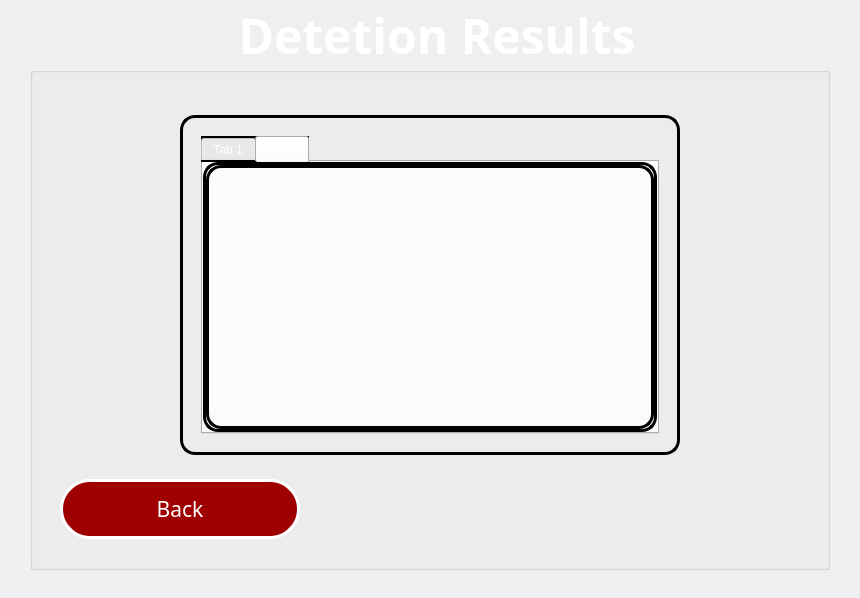
<?xml version="1.0" encoding="UTF-8"?>
<ui version="4.0">
    <class>DetectionResultsWindow</class>
    <widget class="QMainWindow" name="DetectionResultsWindow">
        <property name="geometry">
            <rect>
                <x>0</x>
                <y>0</y>
                <width>860</width>
                <height>598</height>
            </rect>
        </property>
        <property name="windowTitle">
            <string>Detection Results</string>
        </property>
        <widget class="QWidget" name="centralwidget">
            <widget class="QLabel" name="backgroundImg">
                <property name="geometry">
                    <rect>
                        <x>0</x>
                        <y>0</y>
                        <width>860</width>
                        <height>600</height>
                    </rect>
                </property>
                <property name="text">
                    <string/>
                </property>
                <property name="pixmap">
                    <pixmap>D:/My Documents/Studies/Semester_9/פרויקט מסכם - שלב
                        ב/backgrounds/f16d58dc1eb441fed4adb4435f532ad0.jpg
                    </pixmap>
                </property>
                <property name="scaledContents">
                    <bool>true</bool>
                </property>
            </widget>
            <widget class="QGroupBox" name="groupBox">
                <property name="enabled">
                    <bool>true</bool>
                </property>
                <property name="geometry">
                    <rect>
                        <x>30</x>
                        <y>0</y>
                        <width>800</width>
                        <height>570</height>
                    </rect>
                </property>
                <property name="palette">
                    <palette>
                        <active>
                            <colorrole role="WindowText">
                                <brush brushstyle="SolidPattern">
                                    <color alpha="255">
                                        <red>255</red>
                                        <green>255</green>
                                        <blue>255</blue>
                                    </color>
                                </brush>
                            </colorrole>
                            <colorrole role="Button">
                                <brush brushstyle="SolidPattern">
                                    <color alpha="255">
                                        <red>0</red>
                                        <green>0</green>
                                        <blue>127</blue>
                                    </color>
                                </brush>
                            </colorrole>
                            <colorrole role="Text">
                                <brush brushstyle="SolidPattern">
                                    <color alpha="255">
                                        <red>255</red>
                                        <green>255</green>
                                        <blue>255</blue>
                                    </color>
                                </brush>
                            </colorrole>
                            <colorrole role="ButtonText">
                                <brush brushstyle="SolidPattern">
                                    <color alpha="255">
                                        <red>255</red>
                                        <green>255</green>
                                        <blue>255</blue>
                                    </color>
                                </brush>
                            </colorrole>
                            <colorrole role="Base">
                                <brush brushstyle="SolidPattern">
                                    <color alpha="255">
                                        <red>255</red>
                                        <green>255</green>
                                        <blue>255</blue>
                                    </color>
                                </brush>
                            </colorrole>
                            <colorrole role="ToolTipText">
                                <brush brushstyle="SolidPattern">
                                    <color alpha="255">
                                        <red>0</red>
                                        <green>0</green>
                                        <blue>0</blue>
                                    </color>
                                </brush>
                            </colorrole>
                        </active>
                        <inactive>
                            <colorrole role="WindowText">
                                <brush brushstyle="SolidPattern">
                                    <color alpha="255">
                                        <red>255</red>
                                        <green>255</green>
                                        <blue>255</blue>
                                    </color>
                                </brush>
                            </colorrole>
                            <colorrole role="Button">
                                <brush brushstyle="SolidPattern">
                                    <color alpha="255">
                                        <red>0</red>
                                        <green>0</green>
                                        <blue>127</blue>
                                    </color>
                                </brush>
                            </colorrole>
                            <colorrole role="Text">
                                <brush brushstyle="SolidPattern">
                                    <color alpha="255">
                                        <red>255</red>
                                        <green>255</green>
                                        <blue>255</blue>
                                    </color>
                                </brush>
                            </colorrole>
                            <colorrole role="ButtonText">
                                <brush brushstyle="SolidPattern">
                                    <color alpha="255">
                                        <red>255</red>
                                        <green>255</green>
                                        <blue>255</blue>
                                    </color>
                                </brush>
                            </colorrole>
                            <colorrole role="Base">
                                <brush brushstyle="SolidPattern">
                                    <color alpha="255">
                                        <red>255</red>
                                        <green>255</green>
                                        <blue>255</blue>
                                    </color>
                                </brush>
                            </colorrole>
                            <colorrole role="ToolTipText">
                                <brush brushstyle="SolidPattern">
                                    <color alpha="255">
                                        <red>0</red>
                                        <green>0</green>
                                        <blue>0</blue>
                                    </color>
                                </brush>
                            </colorrole>
                        </inactive>
                        <disabled>
                            <colorrole role="WindowText">
                                <brush brushstyle="SolidPattern">
                                    <color alpha="255">
                                        <red>255</red>
                                        <green>255</green>
                                        <blue>255</blue>
                                    </color>
                                </brush>
                            </colorrole>
                            <colorrole role="Button">
                                <brush brushstyle="SolidPattern">
                                    <color alpha="255">
                                        <red>0</red>
                                        <green>0</green>
                                        <blue>127</blue>
                                    </color>
                                </brush>
                            </colorrole>
                            <colorrole role="Text">
                                <brush brushstyle="SolidPattern">
                                    <color alpha="255">
                                        <red>255</red>
                                        <green>255</green>
                                        <blue>255</blue>
                                    </color>
                                </brush>
                            </colorrole>
                            <colorrole role="ButtonText">
                                <brush brushstyle="SolidPattern">
                                    <color alpha="255">
                                        <red>255</red>
                                        <green>255</green>
                                        <blue>255</blue>
                                    </color>
                                </brush>
                            </colorrole>
                            <colorrole role="Base">
                                <brush brushstyle="SolidPattern">
                                    <color alpha="255">
                                        <red>240</red>
                                        <green>240</green>
                                        <blue>240</blue>
                                    </color>
                                </brush>
                            </colorrole>
                            <colorrole role="ToolTipText">
                                <brush brushstyle="SolidPattern">
                                    <color alpha="255">
                                        <red>0</red>
                                        <green>0</green>
                                        <blue>0</blue>
                                    </color>
                                </brush>
                            </colorrole>
                        </disabled>
                    </palette>
                </property>
                <property name="font">
                    <font>
                        <family>Sitka Heading</family>
                        <pointsize>36</pointsize>
                        <weight>75</weight>
                        <bold>true</bold>
                        <underline>false</underline>
                    </font>
                </property>
                <property name="styleSheet">
                    <string notr="true">color: rgb(255, 255, 255);</string>
                </property>
                <property name="title">
                    <string>Detetion Results</string>
                </property>
                <property name="alignment">
                    <set>Qt::AlignCenter</set>
                </property>
                <widget class="QPushButton" name="backBtn">
                    <property name="enabled">
                        <bool>true</bool>
                    </property>
                    <property name="geometry">
                        <rect>
                            <x>30</x>
                            <y>479</y>
                            <width>240</width>
                            <height>60</height>
                        </rect>
                    </property>
                    <property name="font">
                        <font>
                            <family>Sitka Small</family>
                            <pointsize>16</pointsize>
                            <weight>9</weight>
                            <italic>false</italic>
                            <bold>false</bold>
                        </font>
                    </property>
                    <property name="acceptDrops">
                        <bool>false</bool>
                    </property>
                    <property name="autoFillBackground">
                        <bool>false</bool>
                    </property>
                    <property name="styleSheet">
                        <string notr="true">
                            background-color: rgb(159, 0, 0);
                            font: 75 16pt &quot;Sitka Small&quot;;
                            color: rgb(255, 255, 255);
                            border-width: 3px;
                            border-radius: 30px;
                            border-color: rgb(255, 255, 255);
                            border-style: solid;
                        </string>
                    </property>
                    <property name="text">
                        <string>Back</string>
                    </property>
                    <property name="icon">
                        <iconset>
                            <normaloff>D:/My Documents/Studies/Semester_9/פרויקט מסכם - שלב
                                ב/icons/pnghut_arrow-icon-direction-left-logo-text.png</normaloff>D:/My
                            Documents/Studies/Semester_9/פרויקט מסכם - שלב
                            ב/icons/pnghut_arrow-icon-direction-left-logo-text.png
                        </iconset>
                    </property>
                    <property name="iconSize">
                        <size>
                            <width>24</width>
                            <height>24</height>
                        </size>
                    </property>
                    <property name="checkable">
                        <bool>false</bool>
                    </property>
                    <property name="autoDefault">
                        <bool>false</bool>
                    </property>
                    <property name="default">
                        <bool>false</bool>
                    </property>
                    <property name="flat">
                        <bool>false</bool>
                    </property>
                </widget>
                <widget class="QFrame" name="verticalFrame">
                    <property name="geometry">
                        <rect>
                            <x>150</x>
                            <y>115</y>
                            <width>500</width>
                            <height>340</height>
                        </rect>
                    </property>
                    <property name="font">
                        <font>
                            <family>Sitka Small</family>
                            <pointsize>10</pointsize>
                            <weight>50</weight>
                            <italic>false</italic>
                            <bold>false</bold>
                        </font>
                    </property>
                    <property name="autoFillBackground">
                        <bool>false</bool>
                    </property>
                    <property name="styleSheet">
                        <string notr="true">border-width: 3px;
                            border-radius: 15px;
                            border-color: rgb(0, 0, 0);
                            border-style: solid;
                            font: 10pt &quot;Sitka Small&quot;;
                            color: rgb(255, 255, 255);
                            background-color: qlineargradient(spread:pad, x1:0.996, y1:0.0340909, x2:1, y2:0, stop:1
                            rgba(0, 0, 32, 170));
                        </string>
                    </property>
                    <layout class="QVBoxLayout" name="verticalLayout">
                        <property name="spacing">
                            <number>10</number>
                        </property>
                        <property name="leftMargin">
                            <number>18</number>
                        </property>
                        <property name="topMargin">
                            <number>18</number>
                        </property>
                        <property name="rightMargin">
                            <number>18</number>
                        </property>
                        <property name="bottomMargin">
                            <number>18</number>
                        </property>
                        <item>
                            <widget class="QTabWidget" name="tabWidget">
                                <property name="currentIndex">
                                    <number>1</number>
                                </property>
                                <widget class="QWidget" name="tab">
                                    <attribute name="title">
                                        <string>Tab 1</string>
                                    </attribute>
                                </widget>
                                <widget class="QWidget" name="tab_2">
                                    <attribute name="title">
                                        <string>Tab 2</string>
                                    </attribute>
                                </widget>
                            </widget>
                        </item>
                    </layout>
                </widget>
            </widget>
        </widget>
    </widget>
    <resources/>
    <connections/>
</ui>
